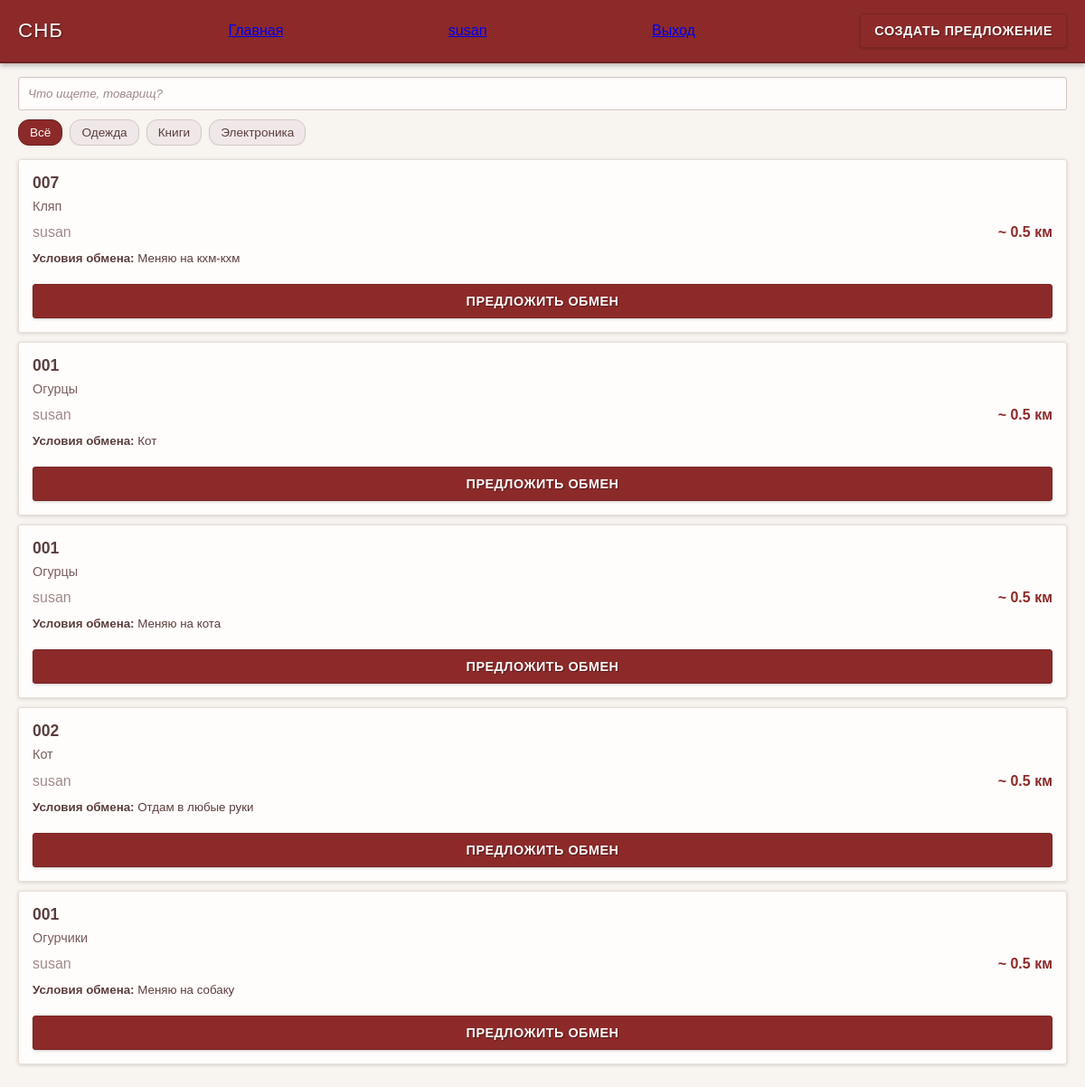
Screenshot of /home (signed in) with the database file from the repository.
### db_tables.py (models this page shows, shortened)
class User(UserMixin, db.Model):                                                   # пользователь
    __tablename__ = "user"
    id: Mapped[int] = mapped_column(primary_key=True)
    username: Mapped[str] = mapped_column(nullable=False, unique=True)
    password_hash: Mapped[str] = mapped_column(nullable=False)                      # не сам пароль, а хэш от него
    phone_number: Mapped[str] = mapped_column(nullable=True)
    email: Mapped[str] = mapped_column(nullable=True)
    registration_date: Mapped[datetime.datetime] = mapped_column(nullable=False, default=datetime.datetime.now())
    last_seen_online: Mapped[datetime.datetime] = mapped_column(nullable=True)

class Offer(db.Model):                                                  # предложение
    __tablename__ = "offer"
    id: Mapped[int] = mapped_column(primary_key=True)
    offer_name: Mapped[str] = mapped_column(nullable=False)
    offer_description: Mapped[str] = mapped_column(nullable=False)
    user_id_offeror: Mapped[int] = mapped_column(ForeignKey("user.id", ondelete="CASCADE"), nullable=False)                # связано с User.id
    conditions: Mapped[str] = mapped_column(nullable=True)
    is_hidden: Mapped[bool] = mapped_column(nullable=False, default=False)
    user: Mapped["User"] = relationship(
        "User",
        foreign_keys=[user_id_offeror],
        backref="offers",
        lazy='joined',
    )
    categories: Mapped[List["Category"]] = relationship(
        "Category",
        secondary="offer_category",  # ссылка на промежуточную таблицу
        back_populates="offers",
        lazy='joined',
    )

### routes.py (the view)
@app.route('/home')
def homepage() -> tuple:
    offers = db.session.scalars(
        select(Offer).where(Offer.is_hidden == False).order_by(Offer.id.desc())
    ).unique().all()
    return render_template('homepage.html', offers=offers), 200

### db_tables.py (called while the page is built)
@login.user_loader
def load_user(id):
  return db.session.get(User, int(id))

### templates/homepage.html (shortened to what this page needs)
{% extends "base.html" %}
{% block header %}
    <form action="{{url_for('offer_creation')[1:]}}">
        <button class="btn-primary">Создать предложение</button>
    </form>
{% endblock %}
{% block main_content %}
        <section class="mb-2">
            <input type="text" class="form-control mb-1" placeholder="Что ищете, товарищ?">
            <div class="d-flex gap-1" style="overflow-x: auto;">
                <button class="btn-secondary active">Всё</button>
                <button class="btn-secondary">Одежда</button>
                <button class="btn-secondary">Книги</button>
                <button class="btn-secondary">Электроника</button>
            </div>
        </section>
        <section>
            {% for offer in offers %}
            <div class="card mb-1">
                <div class="card-body">
                    <div class="card-title">{{ offer.offer_name }}</div>
                    <div class="card-text mb-1">{{ offer.offer_description }}</div>
                    <div class="d-flex justify-content-between text-muted">
                        <span>{{ offer.user.username if offer.user else 'Неизвестный пользователь' }}</span>
                        <span class="text-primary">~ 0.5 км</span>
                    </div>
                    {% if offer.conditions %}
                    <div class="mt-1 mb-1">
                        <small><strong>Условия обмена:</strong> {{ offer.conditions }}</small>
                    </div>
                    {% endif %}
                    <button class="btn-primary mt-1" style="width: 100%;">Предложить обмен</button>
                </div>
            </div>
            {% endfor %}
        </section>
{% endblock %}

### templates/base.html (shortened to what this page needs)
<!DOCTYPE html>
<html lang="ru">
<head>
    <link rel="stylesheet" href="{{ url_for('static', filename='css/basic_style.css') }}">
</head>
<body>
    <header class="soviet-header">
        <div class="logo">СНБ</div>
        <a href="{{url_for('homepage')}}">Главная</a>
        {% if current_user.is_authenticated %}
            <a href="{{url_for('homepage')}}">{{current_user.username}}</a>
            <a href="{{url_for('logout')}}">Выход</a>
        {% else %}
            <a href="{{url_for('login')}}">Вход</a>
        {% endif %}
        {% block header %}{% endblock %}
    </header>
    <main class="p-2">
        {% block main_content %}{% endblock %}
    </main>
</body>
</html>

### static/css/basic_style.css (style rules this page uses)
* { margin: 0; padding: 0; box-sizing: border-box; }
body { font-family: Arial, sans-serif; background-color: #f8f4f0; color: #5a3e3e; }
.soviet-header { background-color: #8c2a2a; background-image: url('https://encrypted-tbn0.gstatic.com/images?q=tbn:ANd9GcQ3LHROIh3tK6deswum_szGn93pKankl5Zn4bprjRwRrkM9362WW01AH1Rp51JqieDmdW4&usqp=CAU'); background-blend-mode: multiply; background-size: contain; background-repeat: no-repeat; background-position: 45px 4px; color: #fff8f8; padding: 15px 20px; display: flex; justify-content: space-between; align-items: center; box-shadow: 0 2px 6px rgba(0,0,0,0.3); border-bottom: 2px solid #6d1f1f; position: relative; }
.logo { font-family: Impact, Haettenschweiler, 'Arial Narrow Bold', sans-serif; font-size: 1.4em; letter-spacing: 1px; text-shadow: 1px 1px 2px rgba(0, 0, 0, 0.5); }
.btn-primary { background-color: #8c2a2a; color: #fff8f8; border: 1px solid #7a2424; padding: 10px 15px; border-radius: 3px; cursor: pointer; font-weight: bold; text-shadow: 1px 1px 1px rgba(0, 0, 0, 0.4); box-shadow: 0 1px 3px rgba(0,0,0,0.2); transition: all 0.2s; text-transform: uppercase; letter-spacing: 0.5px; font-size: 0.9em; }
.btn-secondary { background-color: #f0e8e8; border: 1px solid #d4c6c6; padding: 6px 12px; border-radius: 12px; cursor: pointer; white-space: nowrap; transition: all 0.2s; color: #5a3e3e; font-size: 0.85em; box-shadow: 0 1px 2px rgba(0,0,0,0.05); }
.btn-secondary.active { background-color: #8c2a2a; color: #fff8f8; border-color: #6d1f1f; }
.form-control { width: 100%; padding: 10px; border: 1px solid #d4c6c6; border-radius: 3px; background-color: #fffdfb; color: #5a3e3e; box-shadow: inset 1px 1px 2px rgba(0,0,0,0.05); }
.form-control::placeholder { color: #9e8a8a; font-style: italic; }
.card { background-color: #fffdfb; border-radius: 3px; box-shadow: 0 1px 4px rgba(0,0,0,0.15); overflow: hidden; border-left: 4px solid #8c2a2a; border: 1px solid #e8ddd8; }
.card-body { padding: 15px; }
.card-title { font-weight: bold; font-size: 1.1em; color: #5a3e3e; margin-bottom: 5px; }
.card-text { color: #7a5e5e; font-size: 0.9em; line-height: 1.4; }
.text-muted { color: #9e8a8a; }
.text-primary { color: #8c2a2a; font-weight: bold; }
.d-flex { display: flex; }
.justify-content-between { justify-content: space-between; }
.gap-1 { gap: 8px; }
.mb-1 { margin-bottom: 10px; }
.mb-2 { margin-bottom: 15px; }
.mt-1 { margin-top: 10px; }
.p-2 { padding: 15px 20px; }

### rows the page displays
User: username "susan"
Offer: offer_name "007", offer_description "Кляп", user "susan", conditions "Меняю на кхм-кхм"
Offer: offer_name "001", offer_description "Огурцы", user "susan", conditions "Кот"
Offer: offer_name "001", offer_description "Огурцы", user "susan", conditions "Меняю на кота"
Offer: offer_name "002", offer_description "Кот", user "susan", conditions "Отдам в любые руки"
Offer: offer_name "001", offer_description "Огурчики", user "susan", conditions "Меняю на собаку"
